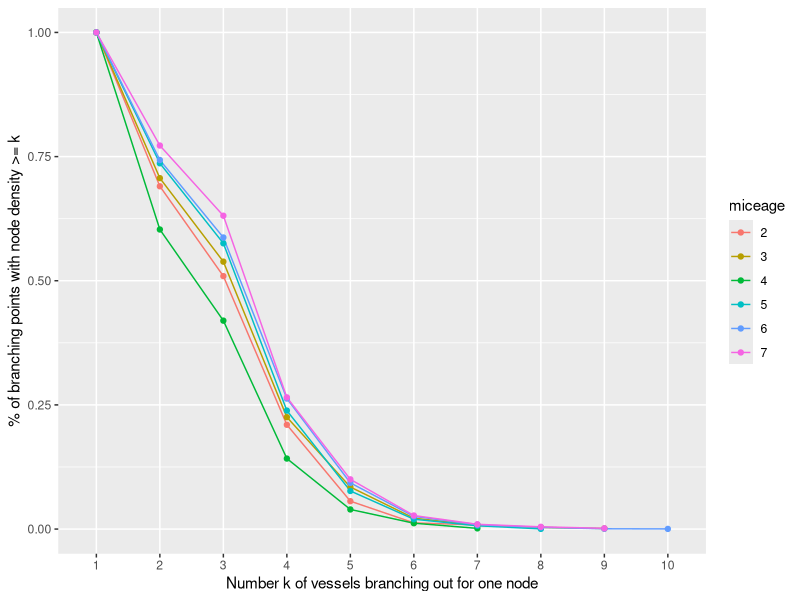

R code for this plot:
## ---- chunk 1
knitr::opts_chunk$set(echo = TRUE)
## ---- chunk 2
library(tidyverse)
library(readxl)
p2_degree = read_excel(path = "feature/p2-fro_degreedata.xlsx", col_names = TRUE)
p3_degree = read_excel(path = "feature/p3-fro_degreedata.xlsx", col_names = TRUE)
p4_degree = read_excel(path = "feature/p4-fro_degreedata.xlsx", col_names = TRUE)
p5_degree = read_excel(path = "feature/p5-fro_degreedata.xlsx", col_names = TRUE)
p6_degree = read_excel(path = "feature/p6-fro_degreedata.xlsx", col_names = TRUE)
p7_degree = read_excel(path = "feature/p7-fro_degreedata.xlsx", col_names = TRUE)
## ---- chunk 3
# Count of branchpoints
nrow(p2_degree)
nrow(p3_degree)
nrow(p4_degree)
nrow(p5_degree)
nrow(p6_degree)
nrow(p7_degree)
## ---- chunk 4
# Branching number per node 
# Spatial density of nodes
deg_spatial_density = data.frame(miceage = c(), degree = c(), density = c())

degree = p2_degree$degree
deg_density = table(degree)[max(degree):1] %>%
  prop.table() %>%
  cumsum() %>%
  rev()
deg_spatial_density = rbind(deg_spatial_density, 
                            data.frame(miceage = rep(2,max(degree)), degree = 1:max(degree), density = deg_density))

degree = p3_degree$degree
deg_density = table(degree)[max(degree):1] %>%
  prop.table() %>%
  cumsum() %>%
  rev()
deg_spatial_density = rbind(deg_spatial_density, 
                            data.frame(miceage = rep(3,max(degree)), degree = 1:max(degree), density = deg_density))

degree = p4_degree$degree
deg_density = table(degree)[max(degree):1] %>%
  prop.table() %>%
  cumsum() %>%
  rev()
deg_spatial_density = rbind(deg_spatial_density, 
                            data.frame(miceage = rep(4,max(degree)), degree = 1:max(degree), density = deg_density))

degree = p5_degree$degree
deg_density = table(degree)[max(degree):1] %>%
  prop.table() %>%
  cumsum() %>%
  rev()
deg_spatial_density = rbind(deg_spatial_density, 
                            data.frame(miceage = rep(5,max(degree)), degree = 1:max(degree), density = deg_density))

degree = p6_degree$degree
deg_density = table(degree)[max(degree):1] %>%
  prop.table() %>%
  cumsum() %>%
  rev()
deg_spatial_density = rbind(deg_spatial_density, 
                            data.frame(miceage = rep(6,max(degree)), degree = 1:max(degree), density = deg_density))

degree = p7_degree$degree
deg_density = table(degree)[max(degree):1] %>%
  prop.table() %>%
  cumsum() %>%
  rev()
deg_spatial_density = rbind(deg_spatial_density, 
                            data.frame(miceage = rep(7,max(degree)), degree = 1:max(degree), density = deg_density))

deg_spatial_density$miceage = as.factor(deg_spatial_density$miceage)
deg_spatial_density$degree = as.factor(deg_spatial_density$degree)
ggplot(deg_spatial_density, aes(x = degree, y = density, color = miceage, group = miceage)) +
  geom_line() +
  geom_point() +
  labs(x = "Number k of vessels branching out for one node",
       y = "% of branching points with node density >= k")



